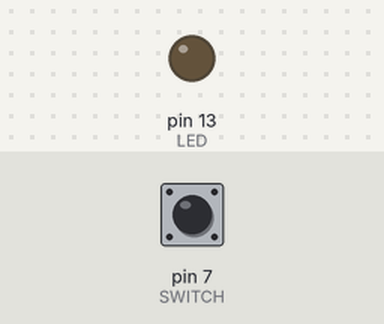
Bench run of a sketch on a simulated Arduino Uno, built with avr-gcc and run on an emulated ATmega328P. Parts: output pins drawn as LEDs (lit = HIGH). The test bench sets the inputs (shaded band); at power-on: pin 7 (SWITCH) LOW.

Above: at 1.2 s.
1.3 s: pin 7 (SWITCH) pulled HIGH for 0.15 s
At 2.3 s:
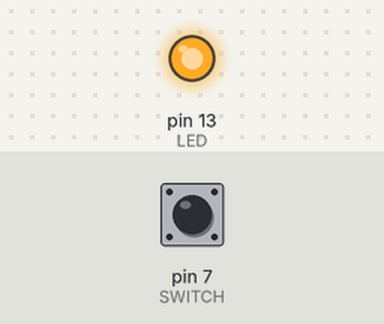
2.9 s: pin 7 (SWITCH) pulled HIGH for 1 s
At 3.5 s:
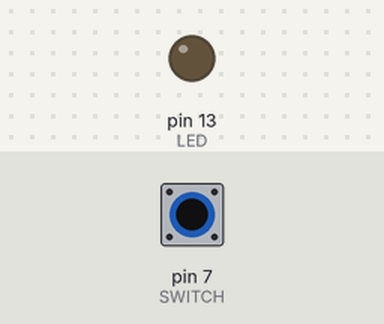
5.4 s: pin 7 (SWITCH) pulled HIGH for 3.2 s
At 6.7 s:
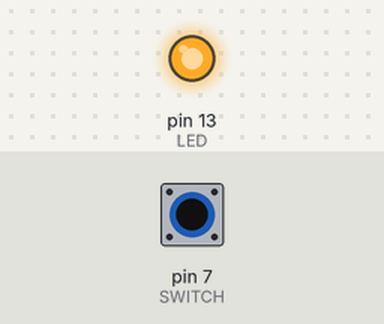
Timing chart, 0 to 8.4 s (numbered marks = the images above; inputs shaded):
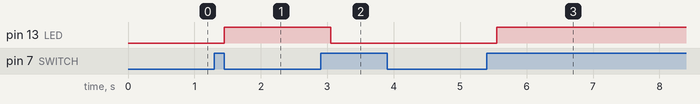

Measured:
- after the input at 1.3 s, pin 13 (LED): LOW → HIGH after 0.15 s
- after the input at 2.9 s, pin 13 (LED): HIGH → LOW after 0.15 s
- after the input at 5.4 s, pin 13 (LED): LOW → HIGH after 0.15 s

The sketch:

switchbutton.ino
```cpp
/*
 * getting started with arduino
 * button led with memory
 * 5/20/18
 */

const int LED = 13;
const int SWITCH = 7;
int state = 0;//state of led
int val = 0;//from input
int old_val = 0;

void setup() {
  // put your setup code here, to run once:
  pinMode(SWITCH,INPUT);
  pinMode(LED,OUTPUT);
}

void loop() {
  // put your main code here, to run repeatedly:
  val = digitalRead(SWITCH);

  //make sure the switch is changed only once
  if ((val == HIGH) && (old_val == LOW)){
    state = 1 - state;//clever way to switch state between two
    delay(150); //debouncing
  }
  old_val = val;
  if (state == 1){
    digitalWrite(LED,HIGH);//led on
  }
  else{
    digitalWrite(LED,LOW);//off
  }
}
```
